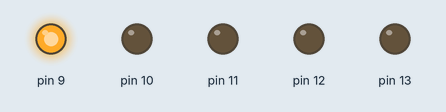
Recording of a sketch running on a simulated Arduino Uno, built with avr-gcc and run on an emulated ATmega328P. Shown: output pins drawn as LEDs (lit = HIGH).

Above: at 0.05 s.
At 0.45 s:
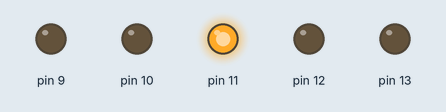
At 0.85 s:
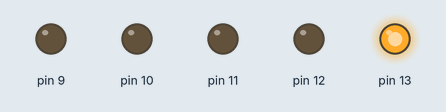
At 1.85 s:
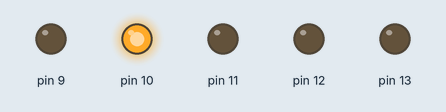
At 2.65 s:
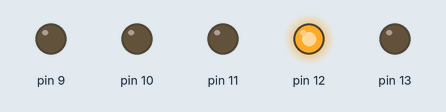
At 3.55 s:
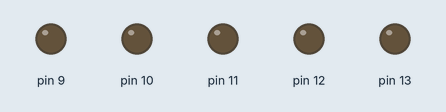
Timing chart, 0 to 3.9 s (numbered marks = the images above):
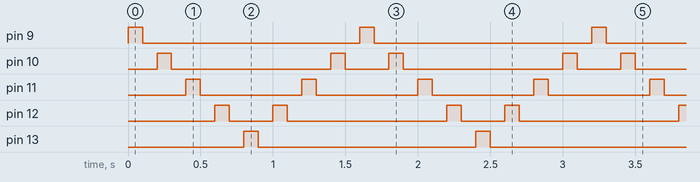

The sketch:

Blink.ino
```cpp
/*
  Annie Liu
  HCDE 439 Physical Computing
  A1 Blink!

  Description: This program blinks 5 LEDs, one after the other. Each LED independently
  blinks on for 100 milliseconds and then off for 100 milliseconds, before the next LED blinks.
  I have my 5 LEDs arranged in order and in a row on my breadboard, from pins 9 to 13.

  This code was built off of the built-in example, Blink; this example code is
  in the public domain.
  http://www.arduino.cc/en/Tutorial/Blink
*/

// Setting up. This setup function only runs once when the board is powered.
void setup() {
  // Instead of writing a line for each of the 5 pins, I wrote a for
  // loop to initialize pins 9 through 13 as an output. The variable,
  // i, represents the pin number.
  for(int i=9; i<=13; i++){  // when i==14, the for loop is finished
    pinMode(i, OUTPUT);      // initialize pin i as an output
  }
}

// After setting up, this loop function will run forever. I want the 5
// LEDs that I have set up in a row on my breadboard to blink one by one
// down the row, and then when it reaches the end of the row at the fifth LED,
// to blink one by one back up to the first LED. I wrote 2 for loops to
// execute this pattern.
void loop() {
  // In the first for loop, I go down the row of LEDs, beginning at pin 9 and
  // ending at pin 13, turning each LED on for 100 milliseconds, then off for
  // 100 milliseconds.
  for(int i = 9; i<=13; i++) {  // when i==14, the for loop is finished
  digitalWrite(i, HIGH);  // Turn the LED on
  delay(100);             // Wait for 100 milliseconds
  digitalWrite(i, LOW);   // Turn the LED off
  delay(100);             // Wait for 100 milliseconds.
  }

  // To give the appearance that the LEDs are blinking up and down the row
  // continuously, the purpose of the second for loop is to the blink the middle
  // 3 LEDs 'back up the row' before the first for loop function runs again.
  // We start by blinking the LED connected to pin 12, then we blink our way up
  // to the LED connected at pin 10.
  for(int i = 12; i>=10; i--) {  // when i==9, the for loop is finished
  digitalWrite(i, HIGH);  // Turn the LED on
  delay(100);             // Wait for 100 milliseconds
  digitalWrite(i, LOW);   // Turn the LED off
  delay(100);             // Wait for 100 milliseconds
  }
}
```

Measured:
- by itself, pin 9, pin 13: alternates HIGH for 0.10 s and LOW for 1.5 s
- by itself, pin 10: repeats every 1.6 s: LOW 1.1 s, HIGH 0.10 s, LOW 0.30 s, HIGH 0.10 s
- by itself, pin 11: alternates HIGH for 0.10 s and LOW for 0.70 s
- by itself, pin 12: repeats every 1.6 s: LOW 0.30 s, HIGH 0.10 s, LOW 1.1 s, HIGH 0.10 s
